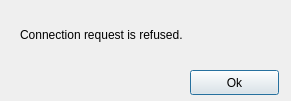
<?xml version="1.0" encoding="UTF-8"?>
<ui version="4.0">
 <class>ConnectionRefusedDialog</class>
 <widget class="QDialog" name="ConnectionRefusedDialog">
  <property name="geometry">
   <rect>
    <x>0</x>
    <y>0</y>
    <width>291</width>
    <height>101</height>
   </rect>
  </property>
  <property name="windowTitle">
   <string>Dialog</string>
  </property>
  <widget class="QPushButton" name="pushButton">
   <property name="geometry">
    <rect>
     <x>190</x>
     <y>70</y>
     <width>89</width>
     <height>25</height>
    </rect>
   </property>
   <property name="text">
    <string>Ok</string>
   </property>
  </widget>
  <widget class="QLabel" name="label">
   <property name="geometry">
    <rect>
     <x>20</x>
     <y>9</y>
     <width>251</width>
     <height>51</height>
    </rect>
   </property>
   <property name="text">
    <string>Connection request is refused.</string>
   </property>
   <property name="wordWrap">
    <bool>true</bool>
   </property>
  </widget>
 </widget>
 <resources/>
 <connections/>
</ui>
